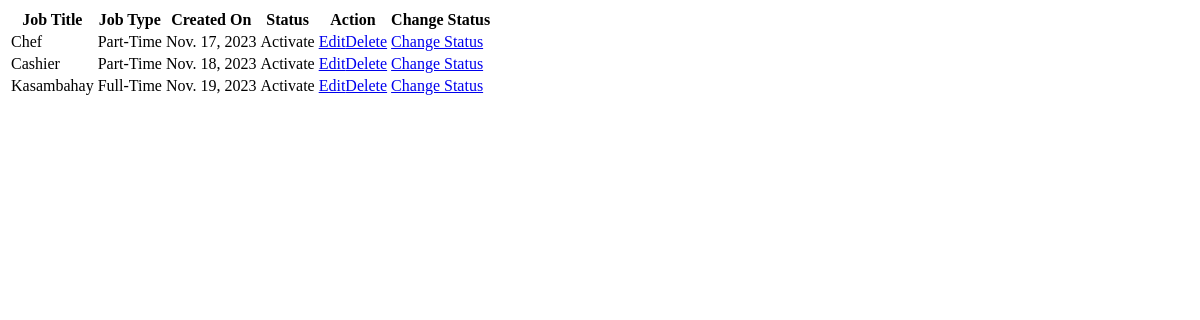
The app's page /admin_joblist/ (signed in), older data.
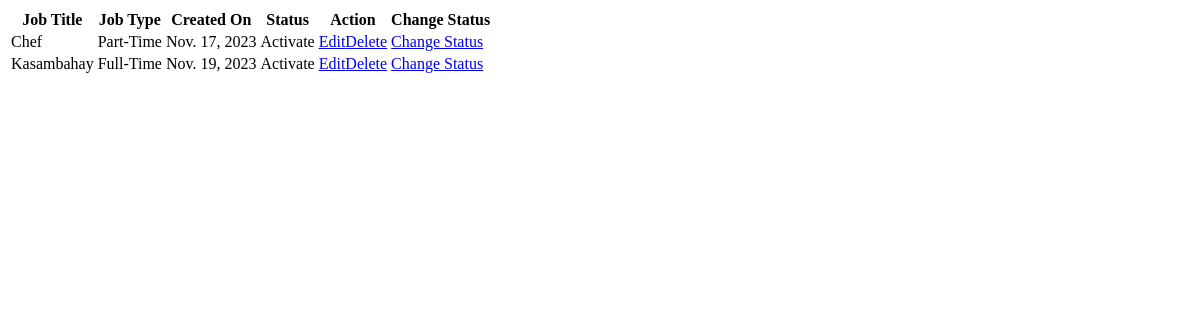
The same page, newer data.
### venari/models.py (models this page shows, shortened)
class post_jobs(models.Model):
    company = models.ForeignKey(company, on_delete=models.CASCADE)
    start_date = models.DateField()
    end_date = models.DateField()
    title = models.CharField(max_length=200)
    jobtype = models.CharField(max_length=50, null = True)
    salary = models.FloatField()
    image = models.ImageField(upload_to="")
    description = models.TextField(max_length=400)
    experience = models.CharField(max_length=100)
    location = models.CharField(max_length=100)
    status = models.CharField(max_length=20, null=True)
    skills = models.CharField(max_length=200)
    creation_date = models.DateField()

### venari/views.py (the view)
# urls.py: path("admin_joblist/", views.admin_job_list, name="admin list of posted jobs"),
def admin_job_list(request):
    if not request.user.is_authenticated:
        return redirect("/admin_login")
    jobs = post_jobs.objects.all()
    return render(request, "admin_joblist.html", {'jobs':jobs})

### venari/templates/admin_joblist.html (shortened to what this page needs)
<div class="container mt-4">
<table class="table table-hover" id="job_list_admin">
    <thead>
        <tr>
            <th>Job Title</th>
            <th>Job Type</th>
            <th>Created On</th>
            <th>Status</th>
            <th>Action</th>
            <th>Change Status</th>
        </tr>
    </thead>
    <tbody>
        {% for job in jobs %}
        <tr>
            <td>{{job.title}}</td>
            <td>{{job.jobtype}}</td>
            <td>{{job.creation_date}}</td>
            <td>{{job.status}}</td>
            <td><a href="/admin_edit_jobpost/{{job.id}}/" class="btn btn-success" title="Edit">Edit</a><a href="/admin_delete_postjob/{{job.id}}/" class="btn btn-danger" title="Delete">Delete</a></td>
            <td><a href="/admin_changejob_status/{{job.id}}/" class="btn btn-warning">Change Status</a></td>
        </tr>
        {% endfor %}
    </tbody>
</table>
</div>

Row changes from the older to the newer data that the page shows:
removed post_jobs: title "Cashier", jobtype "Part-Time", creation_date "Nov. 18, 2023", status "Activate"
